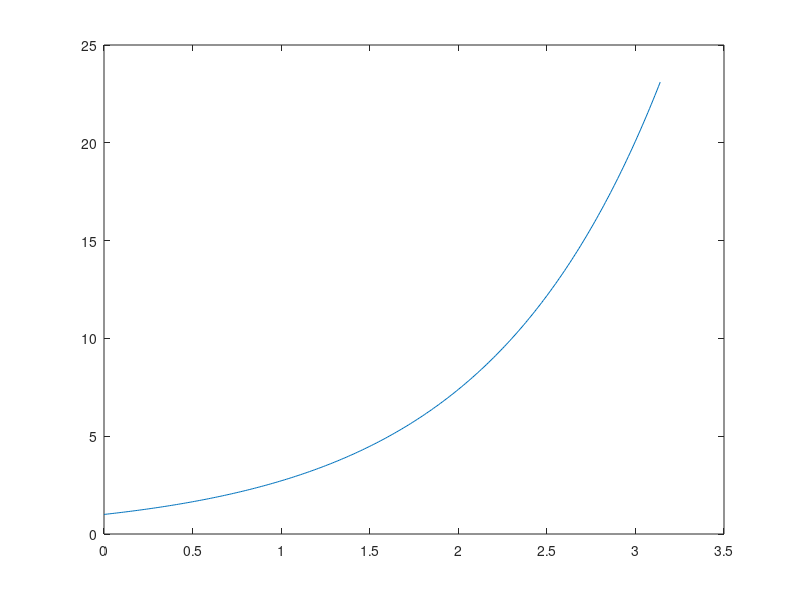
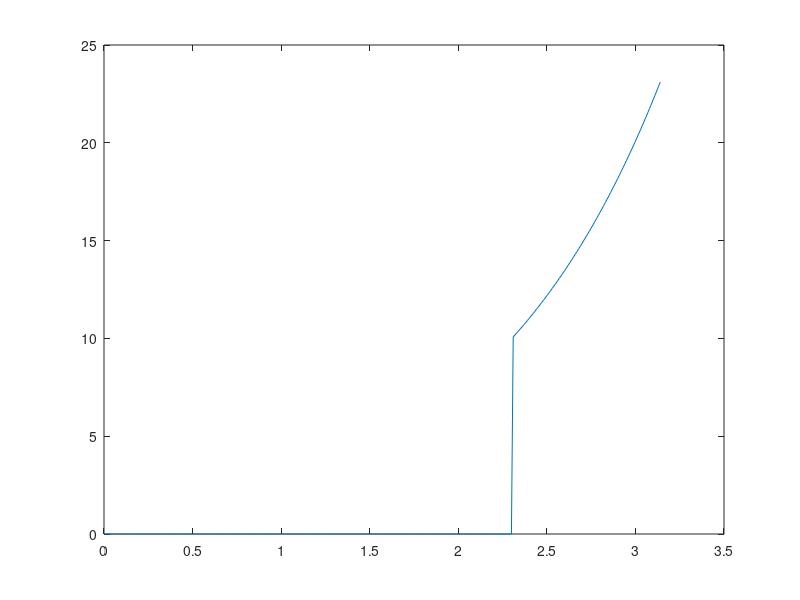

Source code (MATLAB) for these figures, in order:
% Hieronder staat een regel waarmee je een
% grafiek van een logaritmische functie tekent.
% Maak een nieuw figuur met de function
% figure. Maak alle waarden in signaal die kleiner
% zijn dan 10 gelijk aan nul. Plot de aangepaste
% grafiek met de bijbehorende tijdstippen
% in het nieuwe figure. 

clearvars
close all
t = 0:0.01:pi;
signaal = exp(t);
plot(t,signaal)

% oplossing:
signaal(signaal < 10) = 0;
figure
plot(t,signaal)
